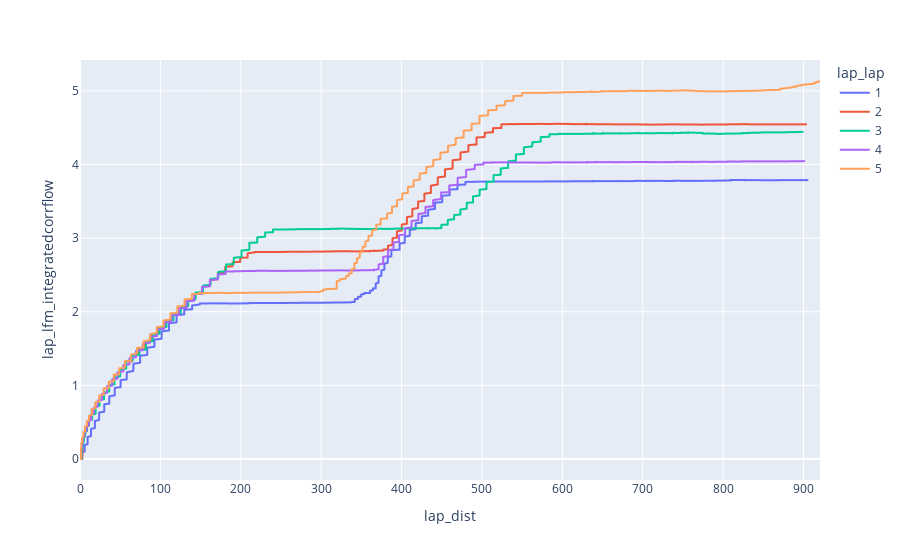

The notebook cell saved with this chart:
### Code cell
df.plot(x='lap_dist', y='lap_lfm_integratedcorrflow', color='lap_lap')

### Figure 1 — Plotly figure (JSON) as saved in the notebook; plotly's stock layout.template omitted (floating-point values rounded to 4 significant figures; data arrays with more than 128 entries replaced by an {"elided": "..."} marker saying what was removed)
{"data": [{"hovertemplate": "lap_lap=1<br>lap_dist=%{x}<br>lap_lfm_integratedcorrflow=%{y}<extra></extra>", "legendgroup": "1", "line": {"color": "#636efa", "dash": "solid"}, "marker": {"symbol": "circle"}, "mode": "lines", "name": "1", "showlegend": true, "type": "scattergl", "x": {"elided": "1231 float values"}, "xaxis": "x", "y": {"elided": "1231 float values"}, "yaxis": "y"}, {"hovertemplate": "lap_lap=2<br>lap_dist=%{x}<br>lap_lfm_integratedcorrflow=%{y}<extra></extra>", "legendgroup": "2", "line": {"color": "#EF553B", "dash": "solid"}, "marker": {"symbol": "circle"}, "mode": "lines", "name": "2", "showlegend": true, "type": "scattergl", "x": {"elided": "1171 float values"}, "xaxis": "x", "y": {"elided": "1171 float values"}, "yaxis": "y"}, {"hovertemplate": "lap_lap=3<br>lap_dist=%{x}<br>lap_lfm_integratedcorrflow=%{y}<extra></extra>", "legendgroup": "3", "line": {"color": "#00cc96", "dash": "solid"}, "marker": {"symbol": "circle"}, "mode": "lines", "name": "3", "showlegend": true, "type": "scattergl", "x": {"elided": "1142 float values"}, "xaxis": "x", "y": {"elided": "1142 float values"}, "yaxis": "y"}, {"hovertemplate": "lap_lap=4<br>lap_dist=%{x}<br>lap_lfm_integratedcorrflow=%{y}<extra></extra>", "legendgroup": "4", "line": {"color": "#ab63fa", "dash": "solid"}, "marker": {"symbol": "circle"}, "mode": "lines", "name": "4", "showlegend": true, "type": "scattergl", "x": {"elided": "1151 float values"}, "xaxis": "x", "y": {"elided": "1151 float values"}, "yaxis": "y"}, {"hovertemplate": "lap_lap=5<br>lap_dist=%{x}<br>lap_lfm_integratedcorrflow=%{y}<extra></extra>", "legendgroup": "5", "line": {"color": "#FFA15A", "dash": "solid"}, "marker": {"symbol": "circle"}, "mode": "lines", "name": "5", "showlegend": true, "type": "scattergl", "x": {"elided": "2504 float values"}, "xaxis": "x", "y": {"elided": "2504 float values"}, "yaxis": "y"}], "layout": {"legend": {"title": {"text": "lap_lap"}, "tracegroupgap": 0}, "margin": {"t": 60}, "xaxis": {"anchor": "y", "domain": [0, 1], "title": {"text": "lap_dist"}}, "yaxis": {"anchor": "x", "domain": [0, 1], "title": {"text": "lap_lfm_integratedcorrflow"}}}}
